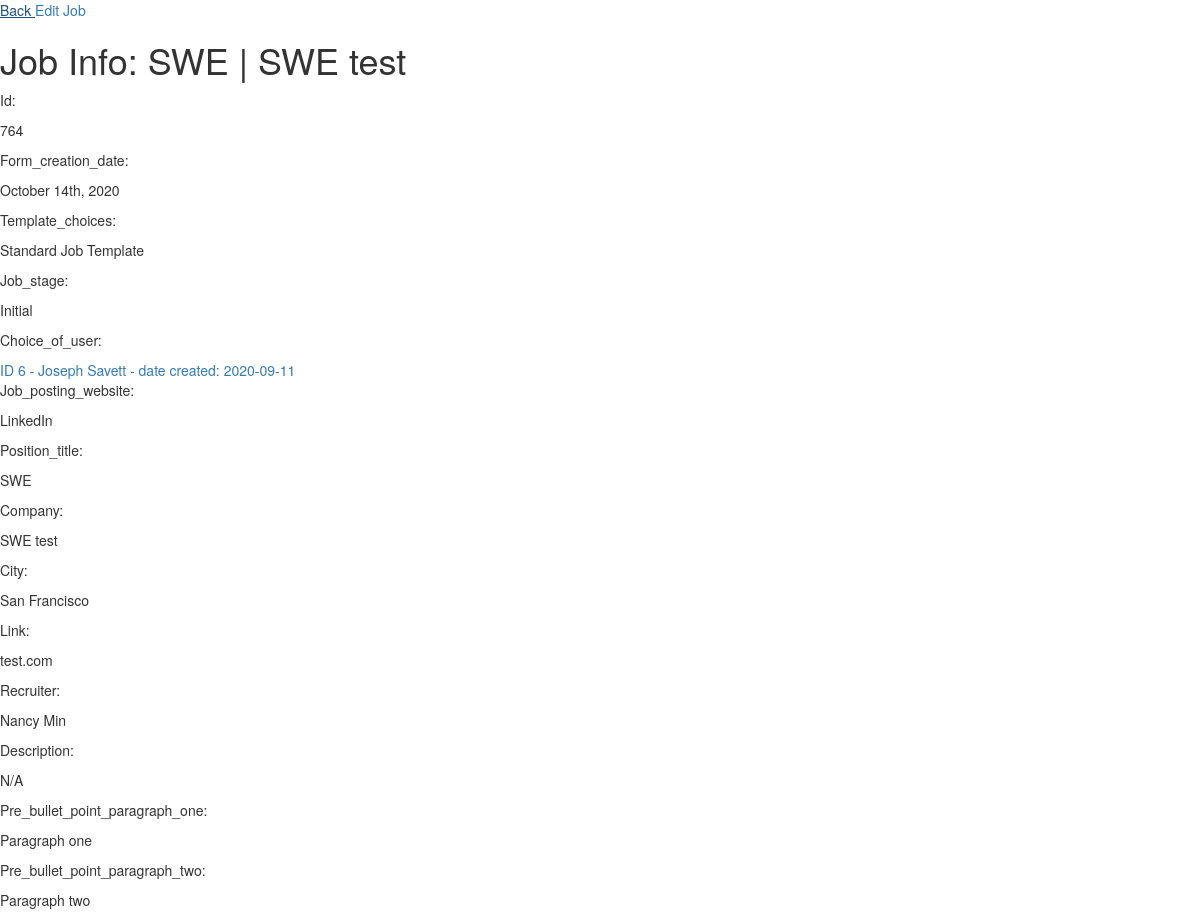
Page /cover-letter-generator/job-detail/764 (upper part) on the earlier database version.
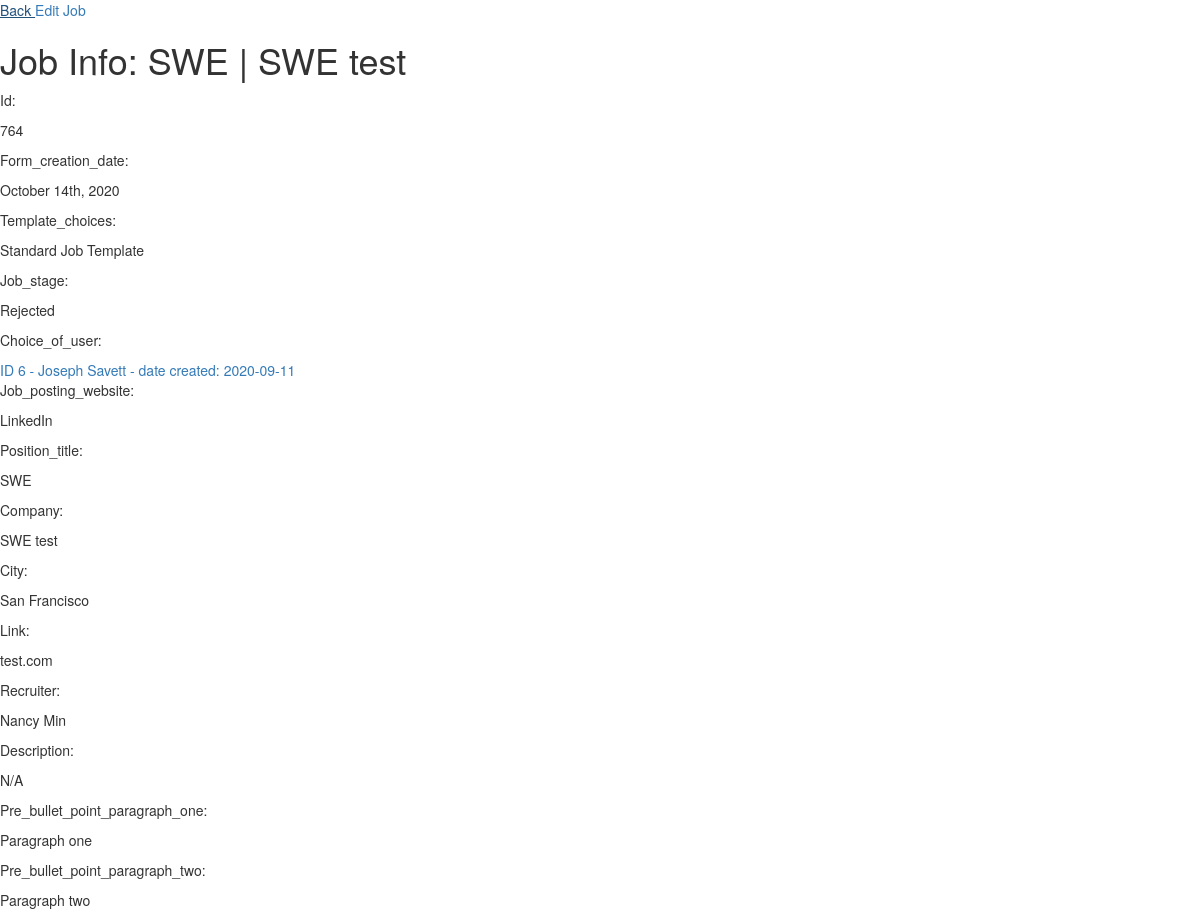
Same page on the later database version.
### coverLetters/models.py (models this page shows, shortened)
class Job(models.Model):
    job_template_choices = (
        ('Standard Job Template', 'Standard Job Template'),
        ('Triplebyte (message-version)', 'Triplebyte (message-version)'),
        ('non-technical-cover-letter', 'Non-technical Cover Letter'),
        ('cover-letter-4', 'Template 4'),
        ('cover-letter-5', 'Template 5')
    )
    job_stages = (
        ('Initial', 'Initial'),
        ('Active', 'Active'),
        ('Accepted', 'Accepted'),
        ('Rejected', 'Rejected'),
    )
    form_creation_date = models.CharField(
        max_length=100, blank=True, default=datetime.now().strftime('%B %dth, %Y'))
    template_choices = models.CharField(
        choices=job_template_choices, default='Standard Job Template', max_length=100, null=False, blank='False')
    job_stage = models.CharField(
        choices=job_stages, default='Rejected', max_length=100, null=False, blank='False')
    choice_of_user = models.ForeignKey(
        'UserDetail', on_delete=models.CASCADE, blank=True, null=True)
    job_posting_website = models.CharField("Job Posting Website", max_length=200,)
    position_title = models.CharField("Position Title",max_length = 200)
    company = models.CharField(max_length = 200, blank=True)
    city = models.CharField(max_length = 200,  blank=True)
    link = models.CharField(max_length = 200)
    recruiter = models.CharField(max_length = 200,  blank=True)
    description = models.TextField( blank=True)
    pre_bullet_point_paragraph_one = models.TextField( blank=True)
    pre_bullet_point_paragraph_two = models.TextField( blank=True)
    top_skills = models.TextField(
         blank=True, default='Dynamic and accomplished Software Engineer with experience and expertise in')
    bullet_point_one = models.TextField( blank=True)
    bullet_point_two = models.TextField( blank=True)
    bullet_point_three = models.TextField( blank=True)
    bullet_point_four = models.TextField( blank=True)
    bullet_point_five = models.TextField( blank=True)
    bullet_point_six = models.TextField( blank=True)
    bullet_point_seven = models.TextField( blank=True)
    bullet_point_eight = models.TextField( blank=True)
    post_bullet_point_paragraph_one = models.TextField( blank=True)
    post_bullet_point_paragraph_two = models.TextField( blank=True)
    modified_date = models.DateField(auto_now=True)
    created_date = models.DateField(auto_now_add=True)
    class Meta:
        unique_together = ('link', 'template_choices', 'position_title')
        ordering = ['-created_date', '-modified_date', '-position_title']
        get_latest_by = ['-created_date', 'modified_date']

### coverLetters/views.py (the view)
# urls.py: path('cover-letter-generator/job-detail/<int:job_id>', cache_page(60 * 5)(coverLetters.views.job_detail), name='job-detail'),
def job_detail(request, job_id):
    job_detail = get_object_or_404(Job, pk=job_id)
    user_id = int(str(job_detail.choice_of_user).split(" ")[1])
    user_detail = UserDetail.objects.get(pk=user_id)
    object = model_to_dict(Job.objects.get(pk=job_id))
    return render(request, 'jobs/job-detail.html', {'job': job_detail, 'job_object': object, 'user_detail': user_detail})

### coverLetters/models.py (called while the page is built)
    def __str__(self):
        return 'ID ' + str(self.id) + ' - ' + self.first_name + ' ' + self.last_name + ' - date created: ' + str(self.created_date)

### coverLetters/templates/jobs/job-detail.html (shortened to what this page needs)
{% load static %}
    <html lang="en">
    <head>
        <link rel="stylesheet" href="{% static 'css/reset.css' %}">
        <link rel="stylesheet" href="//maxcdn.bootstrapcdn.com/bootstrap/3.2.0/css/bootstrap.min.css">
        <link rel="stylesheet" href="//maxcdn.bootstrapcdn.com/bootstrap/3.2.0/css/bootstrap-theme.min.css">
        <link rel="stylesheet" href="{% static 'css/job-info.scss' %}">
        <link rel="stylesheet" href="{% static 'css/cover-form-rendered.scss' %}">
    </head>
    <body>
        <div class="main-body">
            <a href="{% url 'all-jobs' %}"> Back </a>
            <a href="{% url 'edit-job-form' job.id%}"> Edit Job </a>
            <h1>Job Info: {{job.position_title}} | {{job.company}}</h1>
            <div class="job-info-container">
                {% for key, value in job_object.items %}
                    <div class="job-detail-container">
                        {% if value %}
                            {% if "https" in value %}
                                <p> {{key.capitalize}}: </p> <a id="{{key}}" href="{{value}}" target="_blank"> {{value}} </a>
                            {% elif "choice_of_user" in key%}
                                <p> {{key.capitalize}}: </p>  <a id="{{key}}" href={% url 'user-detail' value %} target="_blank" > {{user_detail}} </a>
                            {% else %}
                                <p> {{key.capitalize}}: </p> <p id="{{key}}"> {{value}} </p>
                            {% endif %}
                        {% endif %}
                    </div>
                {% endfor %}
            </div>
                {% if 'Standard Job Template' in job.template_choices %}
                    {% include 'coverLetters/cover-letter.html' with last_user=job.choice_of_user %}
                {% elif 'Triplebyte (message-version)' in job.template_choices %}
                    {% include 'coverLetters/triplebyte-cover-letter.html' with last_user=job.choice_of_user %}
                {% elif 'non-technical-cover-letter' in job.template_choices %}
                    {% include 'coverLetters/non-technical-cover-letter.html' with last_user=job.choice_of_user %}
                {% elif '4' in job.template_choices %}
                    {% include 'coverLetters/cover-letter-four.html' with last_user=job.choice_of_user %}
                {% elif '5' in job.template_choices %}
                    {% include 'coverLetters/cover-letter-five.html' with last_user=job.choice_of_user %}
                {% endif %}
        </div>
    </body>
    </html>

Differences in the rows shown:
changed Job "SWE": job_stage "Initial" → "Rejected" (drawn)
Other differences:
new list line: "Job_stage :"
new list line: "Rejected"
list line gone: "Job_stage :"
list line gone: "Initial"
